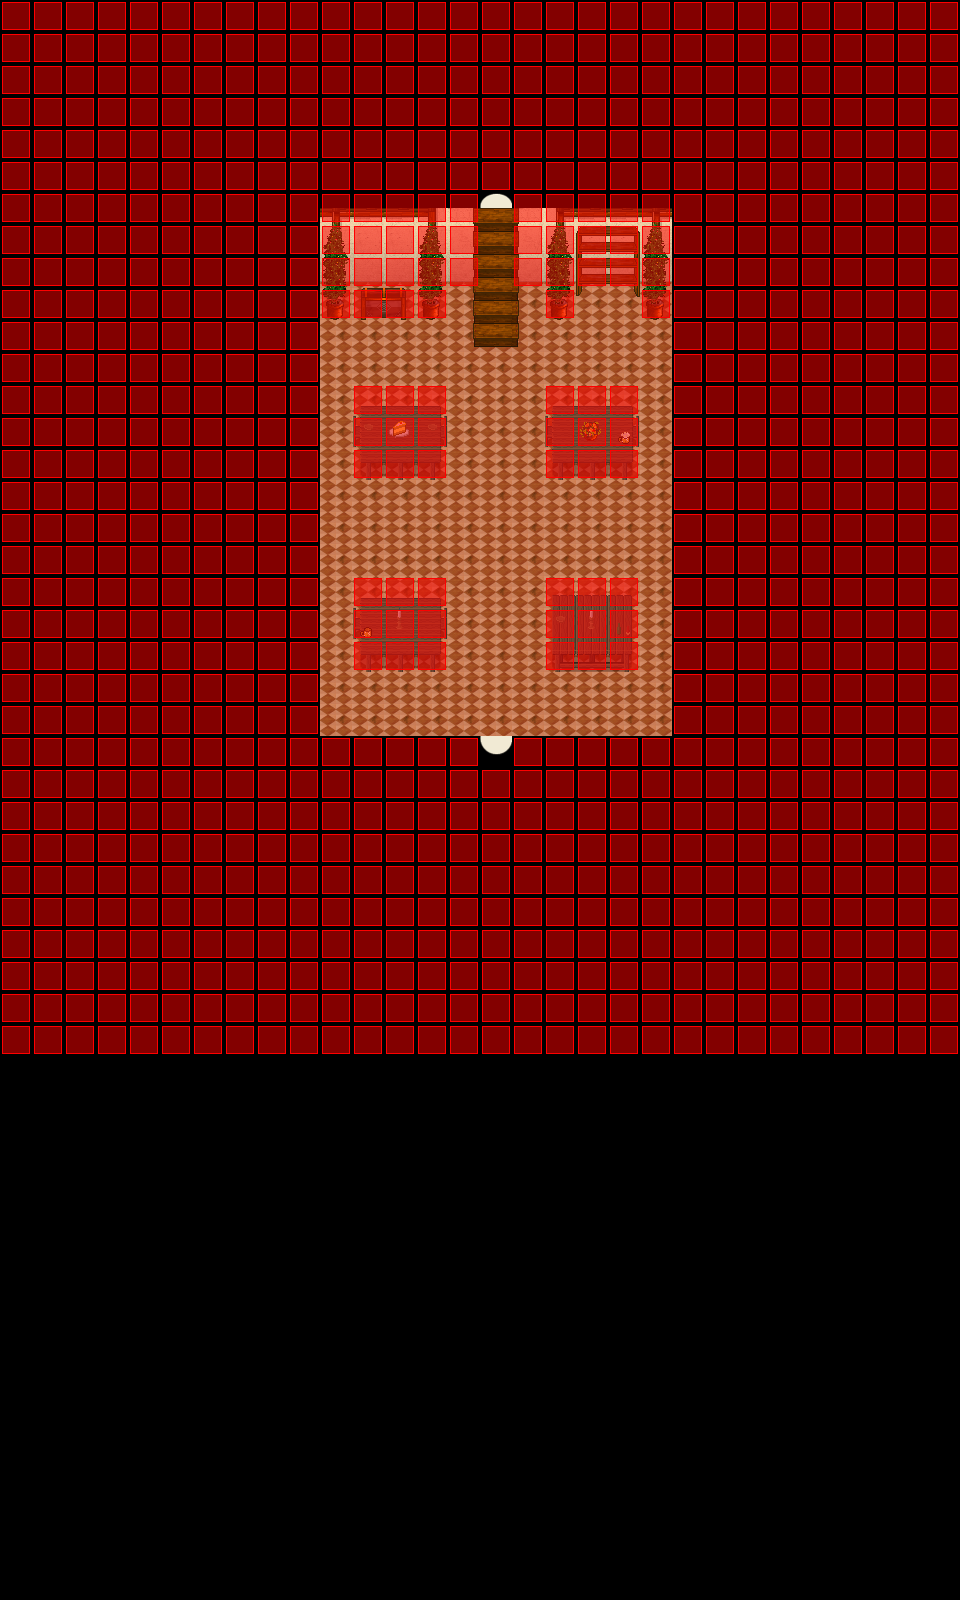

Tiled map render using the project's own tile images. Description and the map definition, with tile-layer contents summarised, below:
An orthogonal 30x50 tile map with 32x32 px tiles, 5 tile layers (Ground, Ground, Fringe, Over, ...), 5 tilesets and 3 objects (2x WARP, SCRIPT).

<map version="1.0" orientation="orthogonal" width="30" height="50" tilewidth="32" tileheight="32">
 <properties>
  <property name="music" value="inside2.ogg" />
 </properties>
 <tileset firstgid="1" name="collision1_32_32" tilewidth="32" tileheight="32">
  <image source="../graphics/tiles/collision1_32_32.png" width="1024" height="1024" />
 </tileset>
 <tileset firstgid="1025" name="indoor3_32_32" tilewidth="32" tileheight="32">
  <image source="../graphics/tiles/indoor3_32_32.png" width="1024" height="1024" />
 </tileset>
 <tileset firstgid="2049" name="indoor2_32_32" tilewidth="32" tileheight="32">
  <image source="../graphics/tiles/indoor2_32_32.png" width="1024" height="1024" />
 </tileset>
 <tileset firstgid="3073" name="indoor2_32_64" tilewidth="32" tileheight="64">
  <image source="../graphics/tiles/indoor2_32_64.png" width="1024" height="1024" />
 </tileset>
 <tileset firstgid="3585" name="indoor2_32_96" tilewidth="32" tileheight="96">
  <image source="../graphics/tiles/indoor2_32_96.png" width="1024" height="960" />
 </tileset>
 <layer name="Ground" width="30" height="50">
  <data>[1500 cells, 11 non-empty, 1 distinct tile ids]</data>
 </layer>
 <layer name="Ground" width="30" height="50">
  <data>[1500 cells, 990 non-empty, 11 distinct tile ids]</data>
 </layer>
 <layer name="Fringe" width="30" height="50">
  <data>[1500 cells, 47 non-empty, 32 distinct tile ids]</data>
 </layer>
 <layer name="Over" width="30" height="50">
  <data>[1500 cells, 22 non-empty, 13 distinct tile ids]</data>
 </layer>
 <layer name="Collision" width="30" height="50">
  <data>[1500 cells, 874 non-empty, 1 distinct tile ids]</data>
 </layer>
 <objectgroup name="Object" width="30" height="50">
  <object name="Warp to City 5 XCF" type="WARP" x="480" y="736" width="32" height="32">
   <properties>
    <property name="DEST_MAP" value="ow-o0000-o0000-o0000" />
    <property name="DEST_X" value="1952" />
    <property name="DEST_Y" value="4480" />
   </properties>
  </object>
  <object name="Level Up XCF" type="WARP" x="480" y="192" width="32" height="32">
   <properties>
    <property name="DEST_MAP" value="iw-selphi-timlet-tower1-o00-o00-p01" />
    <property name="DEST_X" value="480" />
    <property name="DEST_Y" value="672" />
   </properties>
  </object>
  <object name="External Map Events" type="SCRIPT" x="-2240" y="-1600">
   <properties>
    <property name="FILENAME" value="scripts/maps/iw-selphi-timlet-tower1-o00-o00-o00.lua" />
   </properties>
  </object>
 </objectgroup>
</map>
